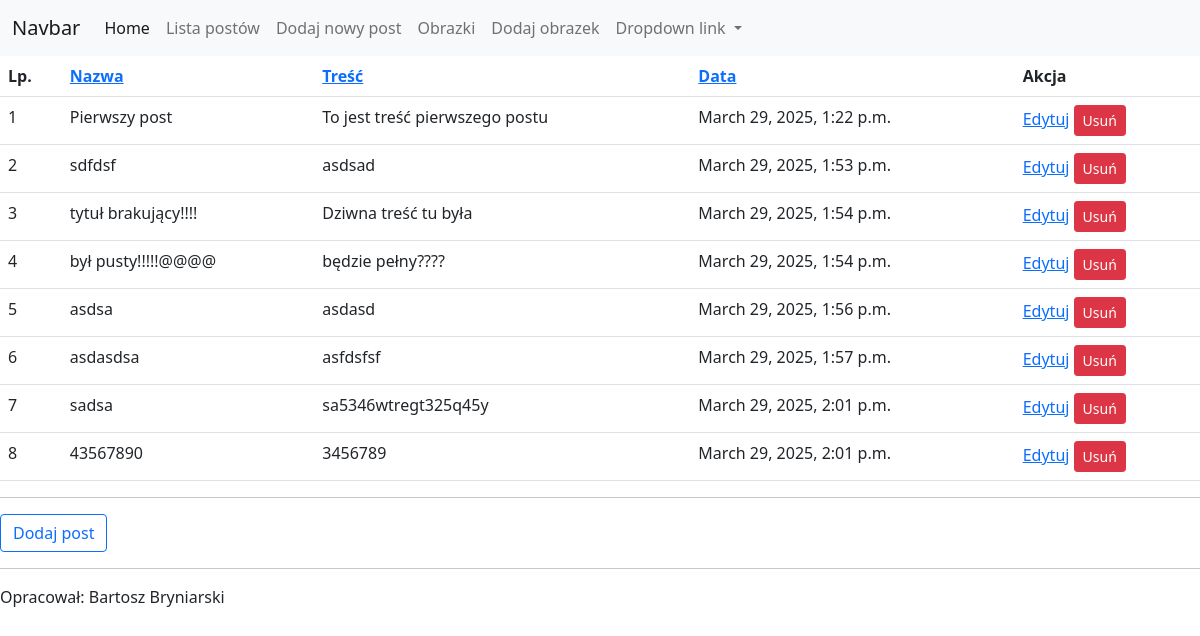
The page /posts/ on the database as committed earlier.
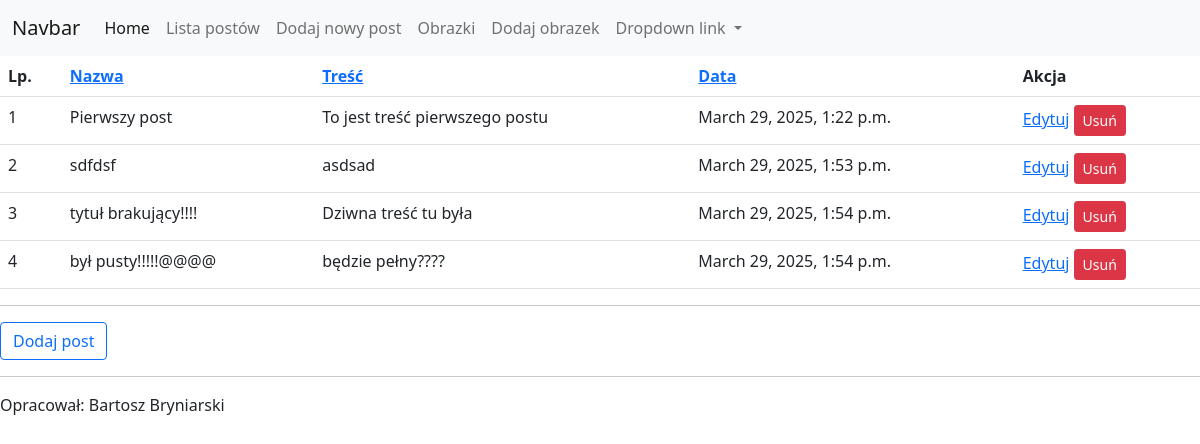
The same page on the database as committed later.
### myapp/models.py (models this page shows, shortened)
class Post(models.Model):
    title = models.CharField(max_length=200)
    content = models.TextField()
    created_at = models.DateTimeField(auto_now_add=True)

### myapp/views.py (the view)
# urls.py: path('posts/', post_list, name="post_list"),
def post_list(request):
    sort = request.GET.get('sort', 'id')
    posts = Post.objects.all().order_by(sort)
    return render(request, 'myapp/post_list.html', {'posts': posts})

### myapp/templates/myapp/post_list.html (shortened to what this page needs)
{% extends "myapp/base.html" %}
{% block content %}
    <table class="table table-hover">
        <tr>
            <th>Lp.
            <th><a href="?sort=title">Nazwa</a>
            <th><a href="?sort=content">Treść</a>
            <th><a href="?sort=created_at">Data</a>
            <th>Akcja
        {% for post in posts %}
        <tr id="post-{{ post.id }}">
            <td>{{ forloop.counter }}
            <td>{{ post.title }}
            <td>{{ post.content }}
            <td>{{ post.created_at }}
            <td><a href="{% url 'update_post' post.id %}">Edytuj</a>
                <button class="btn btn-danger btn-sm" data-bs-toggle="modal" data-bs-target="#deleteModal"
                        data-id="{{ post.id }}" data-title="{{ post.title }}">Usuń
                </button>
        {% empty %}
        <tr>
            <td colspan="3">Brak danych do wyświetlenia!
        {% endfor %}
    </table>
<hr>
<a class="btn btn-outline-primary" href="{% url 'create_post' %}">Dodaj post</a>
{% endblock %}

### myapp/templates/myapp/base.html (shortened to what this page needs)
<!DOCTYPE html>
<html lang="pl">
<head>
    <link href="https://cdn.jsdelivr.net/npm/bootstrap@5.0.2/dist/css/bootstrap.min.css" rel="stylesheet">
</head>
<body>
    <header>
<nav class="navbar navbar-expand-lg navbar-light bg-light">
  <div class="container-fluid">
    <a class="navbar-brand" href="#">Navbar</a>
    <div class="collapse navbar-collapse" id="navbarNavDropdown">
      <ul class="navbar-nav">
        <li class="nav-item">
          <a class="nav-link active" aria-current="page" href="{% url 'hello_world' %}">Home</a>
        </li>
        <li class="nav-item">
          <a class="nav-link" href="{% url 'post_list' %}">Lista postów</a>
        </li>
        <li class="nav-item">
          <a class="nav-link" href="{% url 'create_post' %}">Dodaj nowy post</a>
        </li>
        <li class="nav-item">
          <a class="nav-link" href="{% url 'image_list' %}">Obrazki</a>
        </li>
        <li class="nav-item">
          <a class="nav-link" href="{% url 'create_image' %}">Dodaj obrazek</a>
        </li>
        <li class="nav-item dropdown">
          <a class="nav-link dropdown-toggle" href="#" id="navbarDropdownMenuLink" role="button" data-bs-toggle="dropdown" aria-expanded="false">
            Dropdown link
          </a>
        </li>
      </ul>
    </div>
  </div>
</nav>
    </header>
    <main>
        {% block content %} Tu będzie treść każdej ścieżki! {% endblock %}
    </main>
    <footer>
        <hr>
        <p>Opracował: Bartosz Bryniarski</p>
    </footer>
</body>
</html>

Rows that differ between the two databases and show on the page:
removed Post: title "asdsa", content "asdasd", created_at "March 29, 2025, 1:56 p.m."
removed Post: title "asdasdsa", content "asfdsfsf", created_at "March 29, 2025, 1:57 p.m."
removed Post: title "sadsa", content "sa5346wtregt325q45y", created_at "March 29, 2025, 2:01 p.m."
removed Post: title "43567890", content "3456789", created_at "March 29, 2025, 2:01 p.m."
